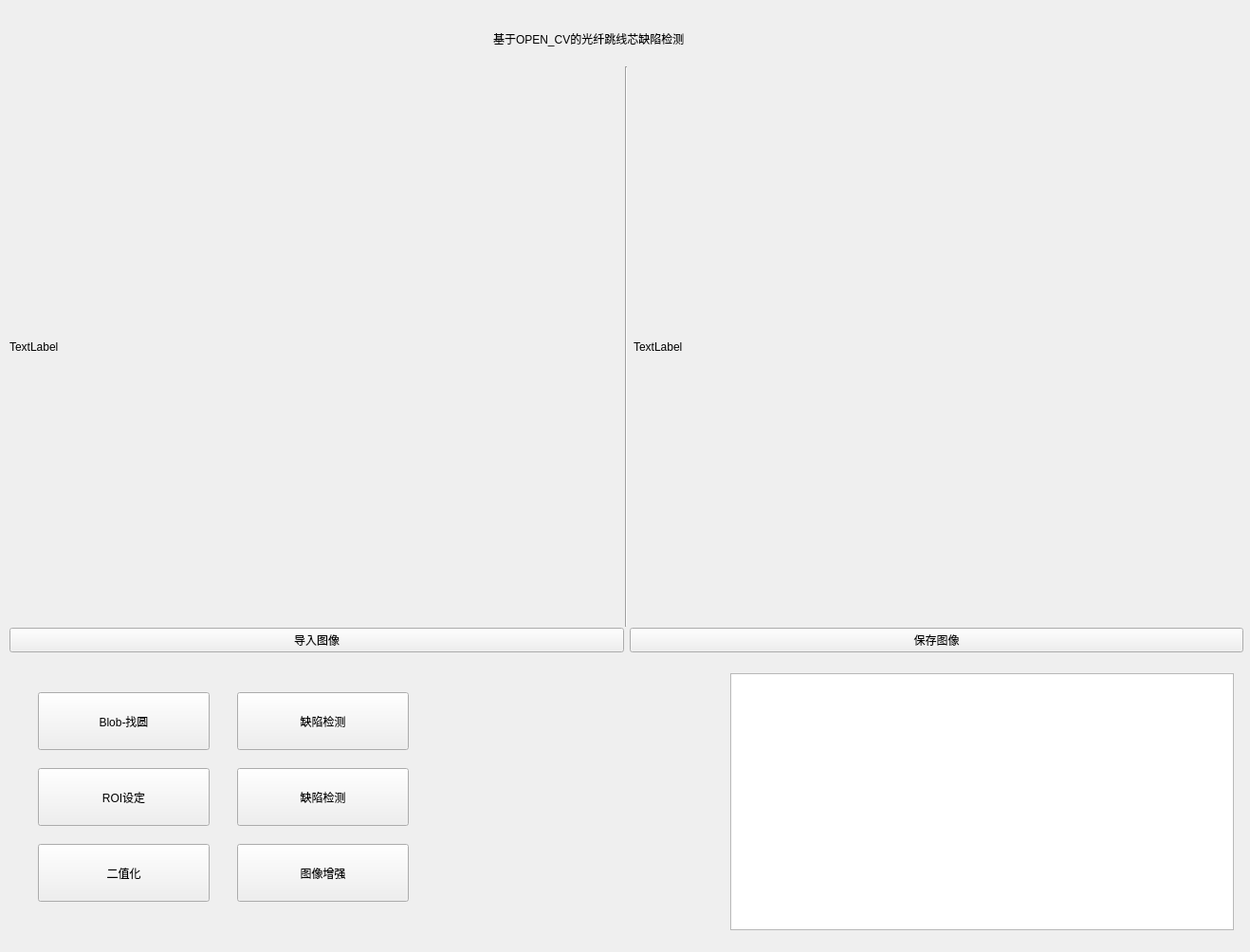
<?xml version="1.0" encoding="UTF-8"?>
<ui version="4.0">
 <class>Form</class>
 <widget class="QWidget" name="Form">
  <property name="geometry">
   <rect>
    <x>0</x>
    <y>0</y>
    <width>1318</width>
    <height>1004</height>
   </rect>
  </property>
  <property name="windowTitle">
   <string>Form</string>
  </property>
  <widget class="QPushButton" name="pushButton">
   <property name="geometry">
    <rect>
     <x>40</x>
     <y>730</y>
     <width>181</width>
     <height>61</height>
    </rect>
   </property>
   <property name="text">
    <string>Blob-找圆</string>
   </property>
  </widget>
  <widget class="QWidget" name="horizontalLayoutWidget">
   <property name="geometry">
    <rect>
     <x>10</x>
     <y>70</y>
     <width>1301</width>
     <height>591</height>
    </rect>
   </property>
   <layout class="QHBoxLayout" name="horizontalLayout">
    <item>
     <widget class="QLabel" name="label">
      <property name="text">
       <string>TextLabel</string>
      </property>
     </widget>
    </item>
    <item>
     <widget class="Line" name="line">
      <property name="orientation">
       <enum>Qt::Vertical</enum>
      </property>
     </widget>
    </item>
    <item>
     <widget class="QLabel" name="label_2">
      <property name="text">
       <string>TextLabel</string>
      </property>
     </widget>
    </item>
   </layout>
  </widget>
  <widget class="QLabel" name="label_3">
   <property name="geometry">
    <rect>
     <x>520</x>
     <y>10</y>
     <width>251</width>
     <height>61</height>
    </rect>
   </property>
   <property name="text">
    <string>基于OPEN_CV的光纤跳线芯缺陷检测</string>
   </property>
  </widget>
  <widget class="QPushButton" name="pushButton_2">
   <property name="geometry">
    <rect>
     <x>250</x>
     <y>810</y>
     <width>181</width>
     <height>61</height>
    </rect>
   </property>
   <property name="text">
    <string>缺陷检测</string>
   </property>
  </widget>
  <widget class="QPushButton" name="pushButton_3">
   <property name="geometry">
    <rect>
     <x>40</x>
     <y>810</y>
     <width>181</width>
     <height>61</height>
    </rect>
   </property>
   <property name="text">
    <string>ROI设定</string>
   </property>
  </widget>
  <widget class="QPushButton" name="pushButton_4">
   <property name="geometry">
    <rect>
     <x>40</x>
     <y>890</y>
     <width>181</width>
     <height>61</height>
    </rect>
   </property>
   <property name="text">
    <string>二值化</string>
   </property>
  </widget>
  <widget class="QPushButton" name="pushButton_7">
   <property name="geometry">
    <rect>
     <x>250</x>
     <y>730</y>
     <width>181</width>
     <height>61</height>
    </rect>
   </property>
   <property name="text">
    <string>缺陷检测</string>
   </property>
  </widget>
  <widget class="QWidget" name="horizontalLayoutWidget_2">
   <property name="geometry">
    <rect>
     <x>10</x>
     <y>660</y>
     <width>1301</width>
     <height>31</height>
    </rect>
   </property>
   <layout class="QHBoxLayout" name="horizontalLayout_2">
    <item>
     <widget class="QPushButton" name="pushButton_6">
      <property name="text">
       <string>导入图像</string>
      </property>
     </widget>
    </item>
    <item>
     <widget class="QPushButton" name="pushButton_5">
      <property name="text">
       <string>保存图像</string>
      </property>
     </widget>
    </item>
   </layout>
  </widget>
  <widget class="QPushButton" name="pushButton_8">
   <property name="geometry">
    <rect>
     <x>250</x>
     <y>890</y>
     <width>181</width>
     <height>61</height>
    </rect>
   </property>
   <property name="text">
    <string>图像增强</string>
   </property>
  </widget>
  <widget class="QTextBrowser" name="textBrowser">
   <property name="geometry">
    <rect>
     <x>770</x>
     <y>710</y>
     <width>531</width>
     <height>271</height>
    </rect>
   </property>
  </widget>
 </widget>
 <resources/>
 <connections/>
</ui>
